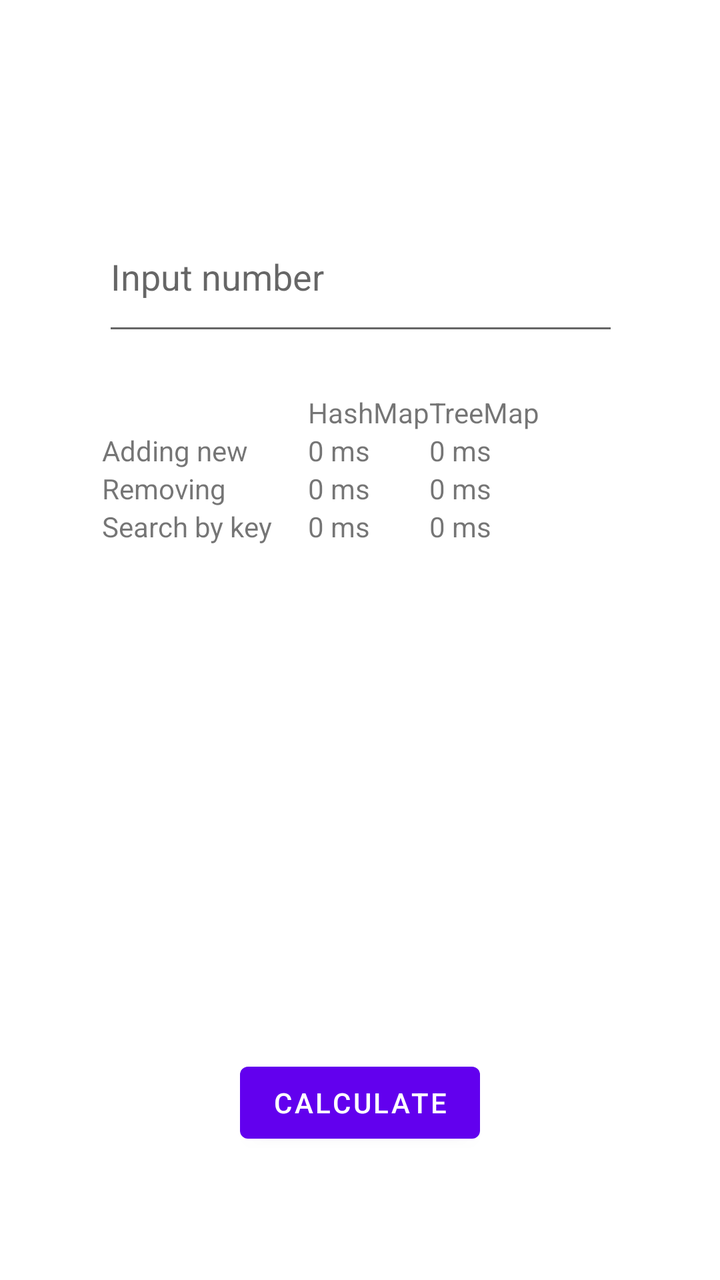
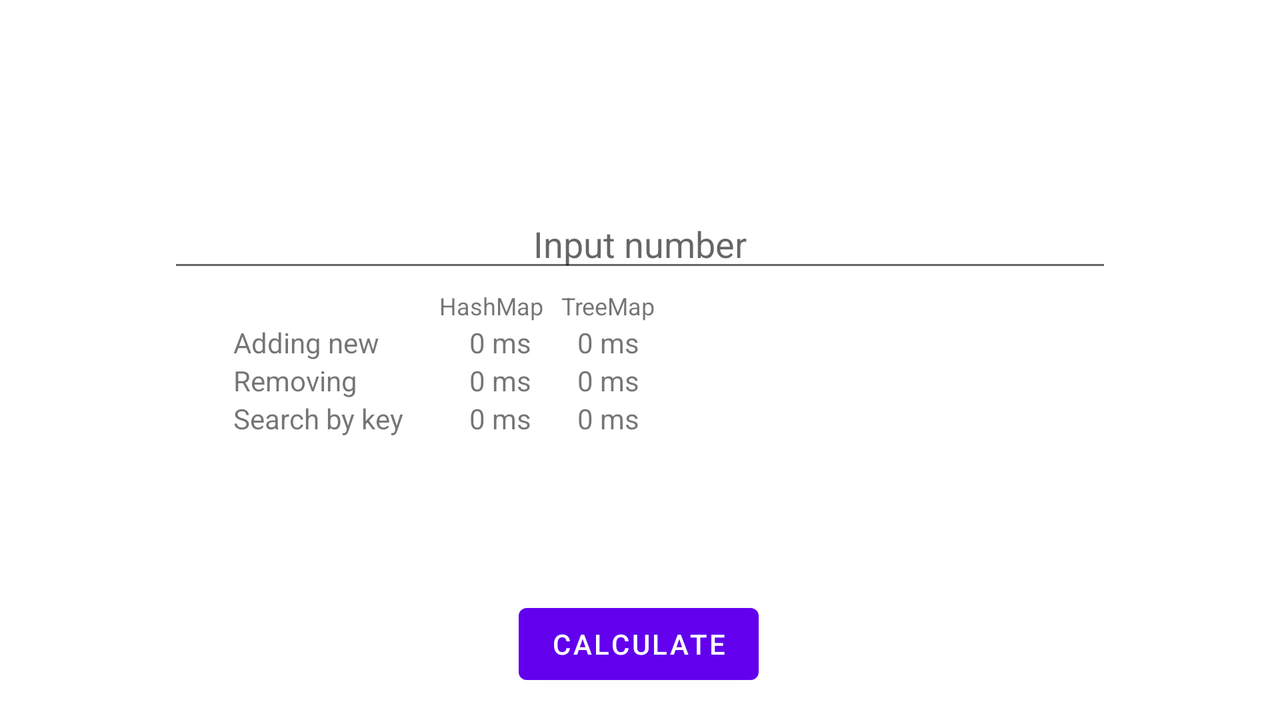

Compare how this app lays out the same screen by default and in its alternative resource folder. The renders come first, then the two layout files and the values they reference.
<!-- AndroidManifest.xml: application theme Theme.Task3Foxminded -->
<!-- res/layout/fragment_maps.xml -->
<?xml version="1.0" encoding="utf-8"?>
<androidx.constraintlayout.widget.ConstraintLayout xmlns:android="http://schemas.android.com/apk/res/android"
    xmlns:app="http://schemas.android.com/apk/res-auto"
    xmlns:tools="http://schemas.android.com/tools"
    android:id="@+id/frameLayout2"
    android:layout_width="match_parent"
    android:layout_height="match_parent"
    tools:context=".MapsFragment">

    

    <Button
        android:id="@+id/btnMapsFragment"
        android:layout_width="wrap_content"
        android:layout_height="wrap_content"
        android:text="Calculate"
        app:layout_constraintBottom_toBottomOf="parent"
        app:layout_constraintEnd_toEndOf="parent"
        app:layout_constraintStart_toStartOf="parent"
        app:layout_constraintTop_toTopOf="parent"
        app:layout_constraintVertical_bias="0.891" />

    <com.google.android.material.textfield.TextInputEditText
        android:id="@+id/tietInputNumberMapsFragment"
        android:layout_width="258dp"
        android:layout_height="72dp"
        android:hint="Input number"
        app:layout_constraintBottom_toBottomOf="parent"
        app:layout_constraintEnd_toEndOf="parent"
        app:layout_constraintHorizontal_bias="0.503"
        app:layout_constraintStart_toStartOf="parent"
        app:layout_constraintTop_toTopOf="parent"
        app:layout_constraintVertical_bias="0.177" />

    <TableLayout
        android:layout_width="259dp"
        android:layout_height="193dp"
        android:visibility="visible"
        app:layout_constraintBottom_toBottomOf="parent"
        app:layout_constraintEnd_toEndOf="parent"
        app:layout_constraintHorizontal_bias="0.506"
        app:layout_constraintStart_toStartOf="parent"
        app:layout_constraintTop_toTopOf="parent"
        app:layout_constraintVertical_bias="0.44">

        <TableRow
            android:layout_width="match_parent"
            android:layout_height="match_parent">

            <TextView
                android:id="@+id/tvVoid"
                android:layout_width="103dp"
                android:layout_height="wrap_content" />

            <TextView
                android:id="@+id/tvHashMap"
                android:layout_width="wrap_content"
                android:layout_height="wrap_content"
                android:text="HashMap" />

            <TextView
                android:id="@+id/tvTreeMap"
                android:layout_width="wrap_content"
                android:layout_height="wrap_content"
                android:text="TreeMap" />

        </TableRow>

        <TableRow
            android:layout_width="match_parent"
            android:layout_height="match_parent">

            <TextView
                android:id="@+id/tvAddingNew"
                android:layout_width="wrap_content"
                android:layout_height="wrap_content"
                android:text="Adding new" />

            <TextView
                android:id="@+id/tvAddingNewHashMap"
                android:layout_width="wrap_content"
                android:layout_height="wrap_content"
                android:text="0 ms"
                android:visibility="visible" />

            <TextView
                android:id="@+id/tvAddingNewTreeMap"
                android:layout_width="wrap_content"
                android:layout_height="wrap_content"
                android:text="0 ms" />
        </TableRow>

        <TableRow
            android:layout_width="match_parent"
            android:layout_height="match_parent">

            <TextView
                android:id="@+id/tvRemoving"
                android:layout_width="wrap_content"
                android:layout_height="wrap_content"
                android:text="Removing" />

            <TextView
                android:id="@+id/tvRemovingHashMap"
                android:layout_width="wrap_content"
                android:layout_height="wrap_content"
                android:text="0 ms" />

            <TextView
                android:id="@+id/tvRemovingTreeMap"
                android:layout_width="wrap_content"
                android:layout_height="wrap_content"
                android:text="0 ms" />
        </TableRow>

        <TableRow
            android:layout_width="match_parent"
            android:layout_height="match_parent">

            <TextView
                android:id="@+id/tvSearchByKey"
                android:layout_width="wrap_content"
                android:layout_height="wrap_content"
                android:text="Search by key" />

            <TextView
                android:id="@+id/tvSearchByKeyHashMap"
                android:layout_width="wrap_content"
                android:layout_height="wrap_content"
                android:text="0 ms" />

            <TextView
                android:id="@+id/tvSearchByKeyTreeMap"
                android:layout_width="wrap_content"
                android:layout_height="wrap_content"
                android:text="0 ms" />
        </TableRow>
    </TableLayout>

    <TableLayout
        android:layout_width="259dp"
        android:layout_height="193dp"
        android:visibility="visible"
        app:layout_constraintBottom_toBottomOf="parent"
        app:layout_constraintEnd_toEndOf="parent"
        app:layout_constraintHorizontal_bias="0.986"
        app:layout_constraintStart_toStartOf="parent"
        app:layout_constraintTop_toTopOf="parent"
        app:layout_constraintVertical_bias="0.97">

        <TableRow
            android:layout_width="match_parent"
            android:layout_height="match_parent"
            android:visibility="invisible">

            <TextView
                android:id="@+id/textView72"
                android:layout_width="103dp"
                android:layout_height="wrap_content"
                android:visibility="invisible" />

            <TextView
                android:layout_width="wrap_content"
                android:layout_height="wrap_content"
                android:visibility="invisible" />

            <TextView
                android:id="@+id/textView52"
                android:layout_width="wrap_content"
                android:layout_height="wrap_content"
                android:text="TextView"
                android:visibility="invisible" />

        </TableRow>

        <TableRow
            android:layout_width="match_parent"
            android:layout_height="match_parent"
            android:visibility="visible">

            <TextView
                android:id="@+id/textView222"
                android:layout_width="wrap_content"
                android:layout_height="wrap_content"
                android:visibility="invisible" />

            <ProgressBar
                android:id="@+id/pbAddingNewHashMap"
                style="?android:attr/progressBarStyle"
                android:layout_width="wrap_content"
                android:layout_height="match_parent"
                android:visibility="invisible" />

        </TableRow>

        <TableRow
            android:layout_width="match_parent"
            android:layout_height="match_parent"
            android:visibility="invisible">

            <TextView
                android:id="@+id/textView32"
                android:layout_width="wrap_content"
                android:layout_height="wrap_content"
                android:text="TextView" />
        </TableRow>

        <TableRow
            android:layout_width="match_parent"
            android:layout_height="match_parent"
            android:visibility="invisible">

            <TextView
                android:layout_width="wrap_content"
                android:layout_height="wrap_content" />

            <TextView
                android:layout_width="wrap_content"
                android:layout_height="wrap_content"
                android:text="TextView" />
        </TableRow>
    </TableLayout>

</androidx.constraintlayout.widget.ConstraintLayout>
<!-- resources referenced by this layout -->
<resources>
  <style name="Theme.Task3Foxminded" parent="Theme.MaterialComponents.DayNight.DarkActionBar">
          
          <item name="colorPrimary">@color/purple_500</item>
          <item name="colorPrimaryVariant">@color/purple_700</item>
          <item name="colorOnPrimary">@color/white</item>
          
          <item name="colorSecondary">@color/teal_200</item>
          <item name="colorSecondaryVariant">@color/teal_700</item>
          <item name="colorOnSecondary">@color/black</item>
          
          <item name="android:statusBarColor" tools:targetApi="l">?attr/colorPrimaryVariant</item>
          
      </style>
</resources>
<!-- res/layout-land/fragment_maps.xml (the repository's variant of the layout above) -->
<!-- drawn on the phone turned sideways -->
<?xml version="1.0" encoding="utf-8"?>
<androidx.constraintlayout.widget.ConstraintLayout xmlns:android="http://schemas.android.com/apk/res/android"
    xmlns:app="http://schemas.android.com/apk/res-auto"
    xmlns:tools="http://schemas.android.com/tools"
    android:id="@+id/frameLayout2"
    android:layout_width="match_parent"
    android:layout_height="match_parent"
    tools:context=".MapsFragment">

    

    <Button
        android:id="@+id/btnMapsFragment"
        android:layout_width="wrap_content"
        android:layout_height="wrap_content"
        android:text="Calculate"
        app:layout_constraintBottom_toBottomOf="parent"
        app:layout_constraintEnd_toEndOf="parent"
        app:layout_constraintHorizontal_bias="0.499"
        app:layout_constraintStart_toStartOf="parent"
        app:layout_constraintTop_toTopOf="parent"
        app:layout_constraintVertical_bias="0.955" />

    <com.google.android.material.textfield.TextInputEditText
        android:id="@+id/tietInputNumberMapsFragment"
        android:layout_width="match_parent"
        android:layout_height="wrap_content"
        android:layout_marginStart="84dp"
        android:layout_marginEnd="84dp"
        android:gravity="center"
        android:hint="Input number"
        android:inputType="number"
        app:layout_constraintBottom_toBottomOf="parent"
        app:layout_constraintEnd_toEndOf="parent"
        app:layout_constraintHorizontal_bias="1.0"
        app:layout_constraintStart_toStartOf="parent"
        app:layout_constraintTop_toTopOf="parent"
        app:layout_constraintVertical_bias="0.313" />

    <TableLayout
        android:layout_width="389dp"
        android:layout_height="96dp"
        android:visibility="visible"
        app:layout_constraintBottom_toBottomOf="parent"
        app:layout_constraintEnd_toEndOf="parent"
        app:layout_constraintHorizontal_bias="0.465"
        app:layout_constraintStart_toStartOf="parent"
        app:layout_constraintTop_toTopOf="parent"
        app:layout_constraintVertical_bias="0.54">

        <TableRow
            android:layout_width="match_parent"
            android:layout_height="match_parent">

            <TextView
                android:id="@+id/tvVoid"
                android:layout_width="103dp"
                android:layout_height="wrap_content" />

            <TextView
                android:id="@+id/tvHashMap"
                android:layout_width="wrap_content"
                android:layout_height="wrap_content"
                android:text="HashMap   "
                android:textSize="12sp" />

            <TextView
                android:id="@+id/tvTreeMap"
                android:layout_width="wrap_content"
                android:layout_height="wrap_content"
                android:text="TreeMap"
                android:textSize="12sp" />

        </TableRow>

        <TableRow
            android:layout_width="match_parent"
            android:layout_height="match_parent">

            <TextView
                android:id="@+id/tvAddingNew"
                android:layout_width="wrap_content"
                android:layout_height="wrap_content"
                android:text="Adding new" />

            <TextView
                android:id="@+id/tvAddingNewHashMap"
                android:layout_width="wrap_content"
                android:layout_height="wrap_content"
                android:gravity="center"
                android:text="0 ms"
                android:visibility="visible" />

            <TextView
                android:id="@+id/tvAddingNewTreeMap"
                android:layout_width="wrap_content"
                android:layout_height="wrap_content"
                android:gravity="center"
                android:text="0 ms" />
        </TableRow>

        <TableRow
            android:layout_width="match_parent"
            android:layout_height="match_parent">

            <TextView
                android:id="@+id/tvRemoving"
                android:layout_width="wrap_content"
                android:layout_height="wrap_content"
                android:text="Removing" />

            <TextView
                android:id="@+id/tvRemovingHashMap"
                android:layout_width="wrap_content"
                android:layout_height="wrap_content"
                android:gravity="center"
                android:text="0 ms" />

            <TextView
                android:id="@+id/tvRemovingTreeMap"
                android:layout_width="wrap_content"
                android:layout_height="wrap_content"
                android:gravity="center"
                android:text="0 ms" />
        </TableRow>

        <TableRow
            android:layout_width="match_parent"
            android:layout_height="match_parent">

            <TextView
                android:id="@+id/tvSearchByKey"
                android:layout_width="wrap_content"
                android:layout_height="wrap_content"
                android:text="Search by key" />

            <TextView
                android:id="@+id/tvSearchByKeyHashMap"
                android:layout_width="wrap_content"
                android:layout_height="wrap_content"
                android:gravity="center"
                android:text="0 ms" />

            <TextView
                android:id="@+id/tvSearchByKeyTreeMap"
                android:layout_width="wrap_content"
                android:layout_height="wrap_content"
                android:gravity="center"
                android:text="0 ms" />
        </TableRow>
    </TableLayout>

    <TableLayout
        android:id="@+id/tlProgressBar"
        android:layout_width="389dp"
        android:layout_height="96dp"
        android:visibility="visible"
        app:layout_constraintBottom_toBottomOf="parent"
        app:layout_constraintEnd_toEndOf="parent"
        app:layout_constraintHorizontal_bias="0.465"
        app:layout_constraintStart_toStartOf="parent"
        app:layout_constraintTop_toTopOf="parent"
        app:layout_constraintVertical_bias="0.54">

        <TableRow
            android:layout_width="match_parent"
            android:layout_height="match_parent">

            <TextView
                android:id="@+id/tvVoid"
                android:layout_width="103dp"
                android:layout_height="wrap_content"
                android:visibility="invisible" />

            <TextView
                android:id="@+id/tvHashMap"
                android:layout_width="wrap_content"
                android:layout_height="wrap_content"
                android:text="HashMap"
                android:visibility="invisible" />

            <TextView
                android:id="@+id/tvTreeMap"
                android:layout_width="wrap_content"
                android:layout_height="wrap_content"
                android:text="TreeMap"
                android:visibility="invisible" />

        </TableRow>

        <TableRow
            android:layout_width="match_parent"
            android:layout_height="match_parent">

            <TextView
                android:id="@+id/tvAddingNew"
                android:layout_width="wrap_content"
                android:layout_height="wrap_content"
                android:text="Adding new"
                android:visibility="invisible" />

            <ProgressBar
                android:id="@+id/pbAddingNewHashMap"
                style="?android:attr/progressBarStyle"
                android:layout_width="4dp"
                android:layout_height="18dp"
                android:visibility="invisible" />

            <ProgressBar
                android:id="@+id/pbAddingNewTreeMap"
                style="?android:attr/progressBarStyle"
                android:layout_width="wrap_content"
                android:layout_height="match_parent"
                android:visibility="invisible" />

        </TableRow>

        <TableRow
            android:layout_width="match_parent"
            android:layout_height="match_parent">

            <TextView
                android:id="@+id/tvRemoving"
                android:layout_width="wrap_content"
                android:layout_height="wrap_content"
                android:text="Removing"
                android:visibility="invisible" />

            <ProgressBar
                android:id="@+id/pbRemovingHashMap"
                style="?android:attr/progressBarStyle"
                android:layout_width="36dp"
                android:layout_height="18dp"
                android:visibility="invisible" />

            <ProgressBar
                android:id="@+id/pbRemovingTreeMap"
                style="?android:attr/progressBarStyle"
                android:layout_width="wrap_content"
                android:layout_height="match_parent"
                android:visibility="invisible" />

        </TableRow>

        <TableRow
            android:layout_width="match_parent"
            android:layout_height="match_parent">

            <TextView
                android:id="@+id/tvSearchByKey"
                android:layout_width="wrap_content"
                android:layout_height="wrap_content"
                android:text="Search by key"
                android:visibility="invisible" />

            <ProgressBar
                android:id="@+id/pbSearchByKeyHashMap"
                style="?android:attr/progressBarStyle"
                android:layout_width="wrap_content"
                android:layout_height="19dp"
                android:visibility="invisible" />

            <ProgressBar
                android:id="@+id/pbSearchByKeyTreeMap"
                style="?android:attr/progressBarStyle"
                android:layout_width="wrap_content"
                android:layout_height="match_parent"
                android:visibility="invisible" />

        </TableRow>
    </TableLayout>
    <ProgressBar
        android:id="@+id/pbFillingMaps"
        style="?android:attr/progressBarStyleHorizontal"
        android:layout_width="206dp"
        android:layout_height="54dp"
        android:background="#FFFFFF"
        android:backgroundTint="#FFFFFF"
        android:contentDescription="Filling Maps"
        android:indeterminate="true"
        android:indeterminateBehavior="cycle"
        android:indeterminateOnly="true"
        android:indeterminateTint="#673AB7"
        android:visibility="invisible"
        app:layout_constraintBottom_toBottomOf="parent"
        app:layout_constraintEnd_toEndOf="parent"
        app:layout_constraintHorizontal_bias="0.499"
        app:layout_constraintStart_toStartOf="parent"
        app:layout_constraintTop_toTopOf="parent"
        app:layout_constraintVertical_bias="0.165" />

    <TextView
        android:id="@+id/tvFillingMaps"
        android:layout_width="wrap_content"
        android:layout_height="wrap_content"
        android:text="Filling Maps"
        android:visibility="invisible"
        app:layout_constraintBottom_toBottomOf="parent"
        app:layout_constraintEnd_toEndOf="parent"
        app:layout_constraintHorizontal_bias="0.496"
        app:layout_constraintStart_toStartOf="parent"
        app:layout_constraintTop_toTopOf="parent"
        app:layout_constraintVertical_bias="0.102" />

</androidx.constraintlayout.widget.ConstraintLayout>
